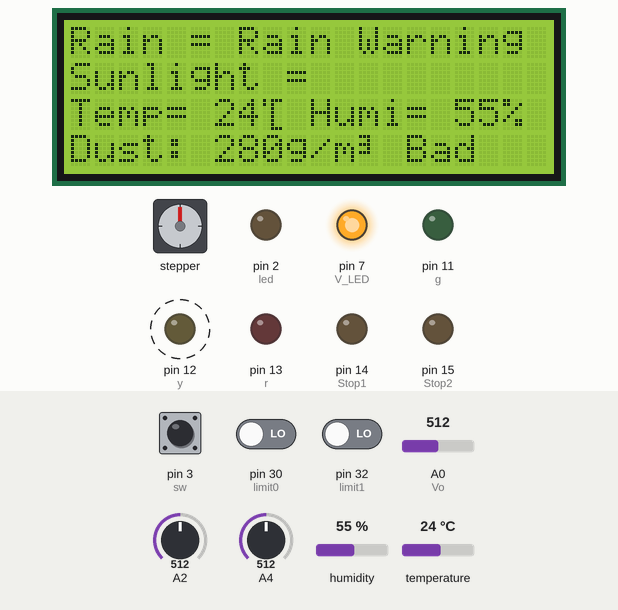
The sketch below on a simulated Arduino Mega 2560, built with avr-gcc and run on an emulated ATmega2560. Parts: stepper motor, 20×4 character LCD, output pins drawn as LEDs (lit = HIGH). Wiring (inferred from the names in the program): stepper motor driver (200 steps per turn assumed): step pin 48; direction pin 50; enable pin 52. Dashed ring = blinking. The inputs (shaded band) are chosen by the test bench; at power-on: A0 (Vo) = 512, A2 = 512, A4 = 512, pin 3 (sw) LOW, pin 30 (limit0) LOW, pin 32 (limit1) LOW, humidity 55 %, temperature 24 °C. What the sketch prints to the serial monitor is not drawn.

Above: at 1.3 s.
1.4 s: A0 (Vo) set to 584
At 2.57 s:
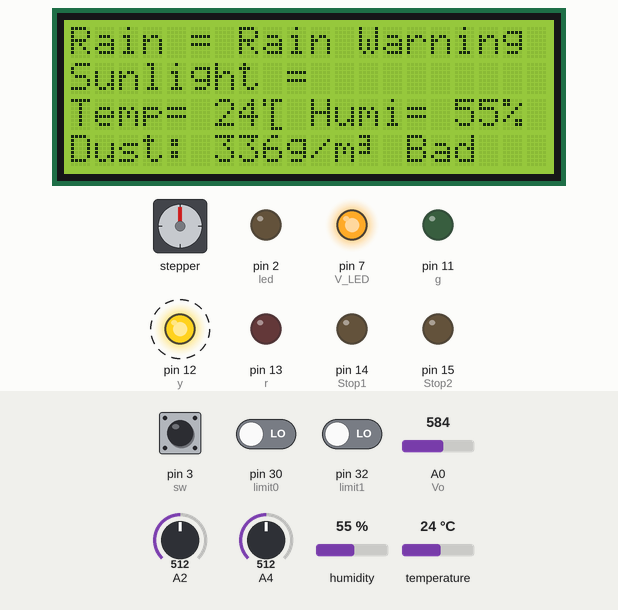
5.8 s: A0 (Vo) set to 614
At 8.2 s:
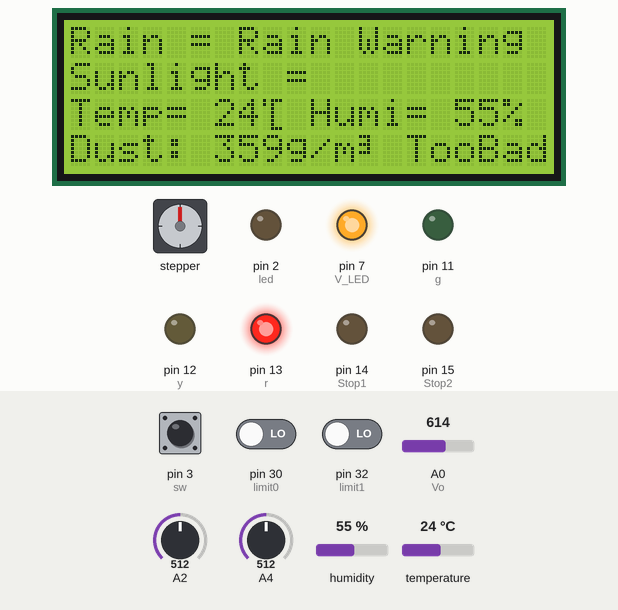
8.5 s: A2 set to 675
10.0 s: A2 set to 689
At 11.1 s:
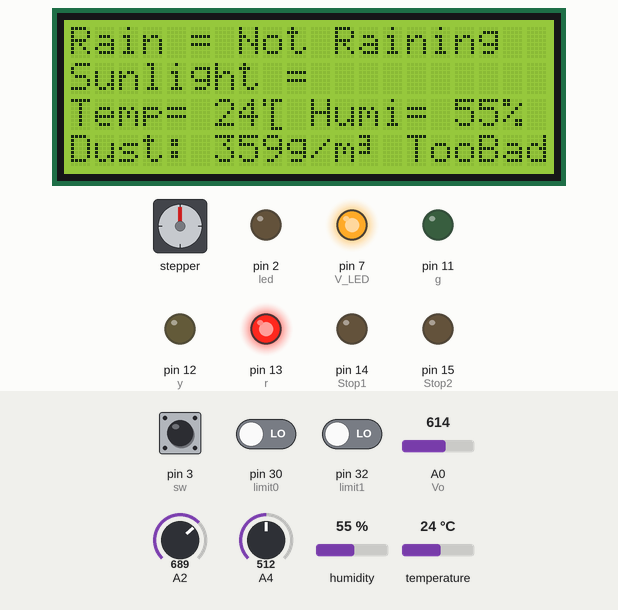
12.8 s: A4 set to 350
20.0 s: A4 set to 327
At 20.7 s:
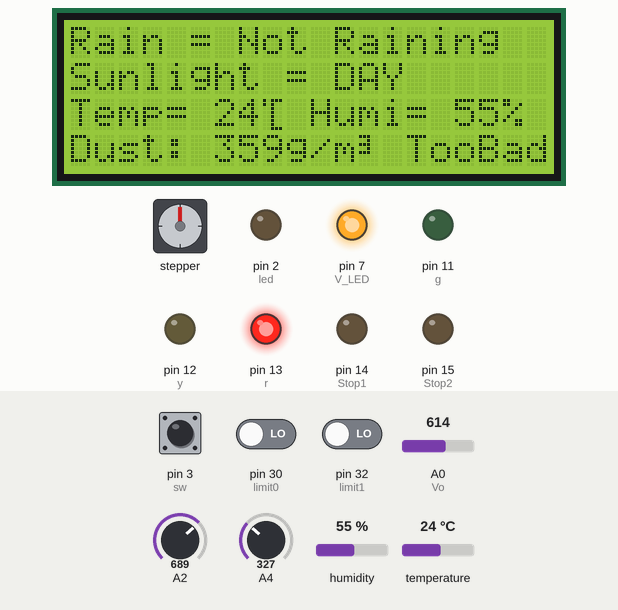
Timing chart, 0 to 23.0 s (numbered marks = the images above; inputs shaded):
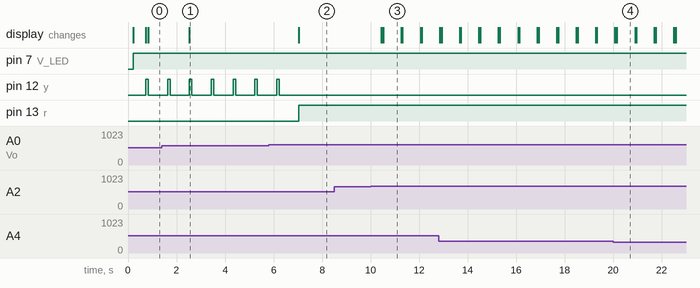

Measured:
- the behaviour switches between 601 and 602 on A0 (Vo) (found by bisection; images 1 and 2)
- the behaviour switches between 682 and 683 on A2 (found by bisection; images 2 and 3)
- the behaviour switches between 342 and 341 on A4 (found by bisection; images 3 and 4)
- after the input at 1.4 s, the display: changes after 1.1 s (image 1)
- after the input at 5.8 s, pin 12 (y): goes on until 6.2 s, then stays LOW; pin 13 (r): LOW → HIGH after 1.2 s; the display: changes after 1.2 s (image 2)
- after the input at 10.0 s, the display: first changes after 0.44 s (image 3 shows a later state)
- after the input at 20.0 s, the display: first differs from a run without the input after 0.15 s (image 4)
- by itself, pin 12 (y): alternates HIGH for 0.10 s and LOW for 0.79 s

The sketch:

autowindow_MK4_.ino
```cpp
#include <DHT.h>
#include <DHT_U.h>
#include <LiquidCrystal_I2C.h>
#define DHTPIN 5
#define DHTTYPE DHT11

DHT dht(DHTPIN, DHTTYPE);

LiquidCrystal_I2C lcd(0x27, 20, 4);
byte t[8] = {B10111, B10100, B00100, B00100, B00100, B00100, B00100, B00111};
byte unit[8] = {B11100, B00100, B11100, B00100, B11100, B00000, B00000, B00000};

//긴급제동 스위치 변수
int mode1;
int mode2;
int sw = 3;
int led = 2;
int Stop1 = 14;
int Stop2 = 15;
boolean current = LOW;
boolean last = LOW;

//moter pin 번호 설정
int PUL = 48; //define Pulse pin
int DIR = 50; //define Direction pin
int ENA = 52; //define Enable Pin

//각종 센서 변수 선언
int rain;
int CDS;
int sun;

//미세먼지센서 변수 선언
int Dust = 0;
char str1[10];
int Vo = 0;
int V_LED = 7;
float Vo_value = 0;
float Voltage = 0;
int g = 11;
int y = 12;
int r = 13;
int limit0 = 30;
int limit1 = 32;
int limit2 = 34;
int limit3 = 36;
int limit4 = 38;

void setup()
{
  Serial.begin(9600);
  dht.begin();
  lcd.init();
  lcd.backlight();
  lcd.begin(20, 4);

  pinMode (PUL, OUTPUT);
  pinMode (DIR, OUTPUT);
  pinMode (ENA, OUTPUT);

  pinMode(V_LED, OUTPUT);
  pinMode(Vo, INPUT);

  pinMode(g, OUTPUT);
  pinMode(y, OUTPUT);
  pinMode(r, OUTPUT);

  pinMode(limit0, INPUT);
  pinMode(limit1, INPUT);
  pinMode(limit2, INPUT);
  pinMode(limit3, INPUT);
  pinMode(limit4, INPUT);

  pinMode(led, OUTPUT);
  pinMode(sw, INPUT);
  pinMode(Stop1, OUTPUT);
  pinMode(Stop2, OUTPUT);
  mode1 = 0;
  mode2 = 0;


}


void loop()
{
  // 비가 오는 정도 LCD 출력
  rain = analogRead(2);
  int ranger = map(rain, 0, 1024, 0, 3);
  lcd.setCursor(0, 0);
  lcd.print("Rain = ");
  switch (ranger)
  {
    case 0:
      lcd.print("Flood          ");
      break;
    case 1:
      lcd.print("Rain Warning");
      break;
    case 2:
      lcd.print("Not Raining    ");
      break;

  }
  delay(1);
  Serial.println(rain);

  // 햇빛량 LCD 출력
  CDS = analogRead(4);
  int sun = map(CDS, 0, 500, 0, 1024);
  lcd.setCursor(0, 1);
  lcd.print("Sunlight = ");

  if (sun < 700 && sun >= 200)
    lcd.print("DAY     ");

  else if (sun < 200 && sun >= 100)
    lcd.print("SUNSET");

  else if (sun < 100)
    lcd.print("NIGHT   ");

  Serial.print(" 햇빛량=");

  Serial.println(sun);

  // 온도와 습도 LCD 출력
  int hum, tem;
  tem = dht.readTemperature();
  hum = dht.readHumidity();

  lcd.setCursor(0, 2);
  lcd.print("Temp= ");
  lcd.print(tem);

  lcd.createChar(2, t);
  lcd.setCursor(8, 2);
  lcd.write(byte(2));

  Serial.print("온도 : ");
  Serial.println(tem);

  lcd.setCursor(10, 2);
  lcd.print("Humi= ");
  lcd.print(hum);

  Serial.print("습도 : ");
  lcd.print("%");
  Serial.println(hum);

  // 미세먼지센서 코드
  digitalWrite(V_LED, LOW);
  delayMicroseconds(280);
  Vo_value = analogRead(Vo);
  delayMicroseconds(40);
  digitalWrite(V_LED, HIGH);
  delayMicroseconds(9680);

  Voltage = Vo_value * 5.0 / 1024.0;

  Serial.print("Voltage:");
  Serial.println(Voltage);

  if (Voltage < 0.1)
  {
    Dust = 0;
  }
  else if (Voltage < 0.8)
  {
    Dust = 10 * ((Voltage - 0.1) * 5);
  }

  else if (Voltage < 1)
  {
    Dust = 10 + 15 * ((Voltage - 0.8) * 10);
  }

  else if (Voltage > 1)
  {
    Dust = 40 + 16 * ((Voltage - 1) * 10);
  }
  int ranged = map(Dust, 0, 460, 0, 100);
  //int ranged=26;//먼지 테스트
  Serial.print("Dust:");
  Serial.println(Dust);
  Serial.println("");
  Serial.print("Dust Range :");
  Serial.println(ranged);
  Serial.println("");

  delay(500);

  lcd.setCursor(0, 3);
  lcd.print("Dust: ");
  sprintf(str1, "%03d", Dust);
  lcd.print(str1);


  lcd.print("g/m");


  lcd.createChar(1, unit);
  lcd.setCursor(12, 3);
  lcd.write(byte(1));


  if (ranged < 16)// 좋음
  {
    digitalWrite(g, HIGH);
    digitalWrite(y, LOW);
    digitalWrite(r, LOW);
    lcd.setCursor(14, 3);
    lcd.print("Good  ");
  }
  else if (ranged >= 16 && ranged < 36)// 보통
  {
    digitalWrite(g, LOW);
    digitalWrite(y, HIGH);
    digitalWrite(r, LOW);
    lcd.setCursor(14, 3);
    lcd.print("Nomal  ");
  }
  else if (ranged >= 36 && ranged < 76) // 나쁨
  {
    digitalWrite(g, LOW);
    digitalWrite(y, HIGH);
    digitalWrite(r, LOW);
    delay(100);
    digitalWrite(y, LOW);
    lcd.setCursor(14, 3);
    lcd.print("Bad   ");
  }

  else if (ranged >= 76)// 매우나쁨
  {
    digitalWrite(g, LOW);
    digitalWrite(y, LOW);
    digitalWrite(r, HIGH);
    lcd.setCursor(14, 3);
    lcd.print("TooBad");
  }
  delay(100);


  current = digitalRead(sw);

  if (current == HIGH)
  {
      mode1 = !mode1;
  }


  if (mode1 == 1)
  {
    digitalWrite(ENA, LOW);
    digitalWrite(PUL, LOW);
    digitalWrite(led, HIGH);
  }

  else if (mode1 == 0)
  {
    digitalWrite(led, LOW);
    if (ranger == 2)
    {
      if (ranged < 75) //창문열기
      {
        if (ranged < 25)
        {
          for (int i = 0; i < 6400; i++)
          {
            if (digitalRead(limit4) == HIGH)
            {
              digitalWrite(DIR, HIGH);
              digitalWrite(ENA, HIGH);
              digitalWrite(PUL, HIGH);
              delayMicroseconds(7);
              digitalWrite(PUL, LOW);
              delayMicroseconds(7);
            }
            else if (digitalRead(limit4) == LOW)
            {
              digitalWrite(ENA, LOW);
              digitalWrite(PUL, LOW);
            }
          }
        }
        else if (ranged >= 25 && ranged < 50)
        {
          for (int i = 0; i < 6400; i++)
          {
            if (digitalRead(limit3) == HIGH)
            {
              digitalWrite(DIR, HIGH);
              digitalWrite(ENA, HIGH);
              digitalWrite(PUL, HIGH);
              delayMicroseconds(7);
              digitalWrite(PUL, LOW);
              delayMicroseconds(7);
            }
            else if (digitalRead(limit3) == LOW)
            {
              digitalWrite(ENA, LOW);
              digitalWrite(PUL, LOW);
            }
          }
        }
        else if (ranged >= 50 && ranged < 75)
        {
          for (int i = 0; i < 6400; i++)
          {
            if (digitalRead(limit2) == HIGH)
            {
              digitalWrite(DIR, HIGH);
              digitalWrite(ENA, HIGH);
              digitalWrite(PUL, HIGH);
              delayMicroseconds(7);
              digitalWrite(PUL, LOW);
              delayMicroseconds(7);
            }
            else if (digitalRead(limit2) == LOW)
            {
              digitalWrite(ENA, LOW);
              digitalWrite(PUL, LOW);
            }
          }
        }
      }

      else if (ranged >= 75)
      {
        for (int i = 0; i < 6400; i++)
        {
          if (digitalRead(limit0) == HIGH)
          {
            digitalWrite(DIR, LOW);
            digitalWrite(ENA, HIGH);
            digitalWrite(PUL, HIGH);
            delayMicroseconds(7);
            digitalWrite(PUL, LOW);
            delayMicroseconds(7);
          }
          else if (digitalRead(limit0) == LOW)
          {
            digitalWrite(ENA, LOW);
            digitalWrite(PUL, LOW);
          }
        }
      }
    }

    else if (ranger <= 1) //창문닫기
    {
      if (ranger == 1) //비가 조금 내릴 때
      {
        for (int i = 0; i < 6400; i++)
        {
          if (digitalRead(limit1) == HIGH)
          {
            digitalWrite(DIR, LOW);
            digitalWrite(ENA, HIGH);
            digitalWrite(PUL, HIGH);
            delayMicroseconds(7);
            digitalWrite(PUL, LOW);
            delayMicroseconds(7);
          }

          else if (digitalRead(limit1) == LOW)
          {
            digitalWrite(ENA, LOW);
            digitalWrite(PUL, LOW);
          }
        }
      }
      else if (ranger == 0) //비가 많이 내릴 때
      {
        for (int i = 0; i < 6400; i++)
        {
          if (digitalRead(limit0) == HIGH)
          {
            digitalWrite(DIR, LOW);
            digitalWrite(ENA, HIGH);
            digitalWrite(PUL, HIGH);
            delayMicroseconds(7);
            digitalWrite(PUL, LOW);
            delayMicroseconds(7);
          }

          else if (digitalRead(limit0) == LOW)
          {
            digitalWrite(ENA, LOW);
            digitalWrite(PUL, LOW);
          }
        }
      }
    }

  }
}
```
